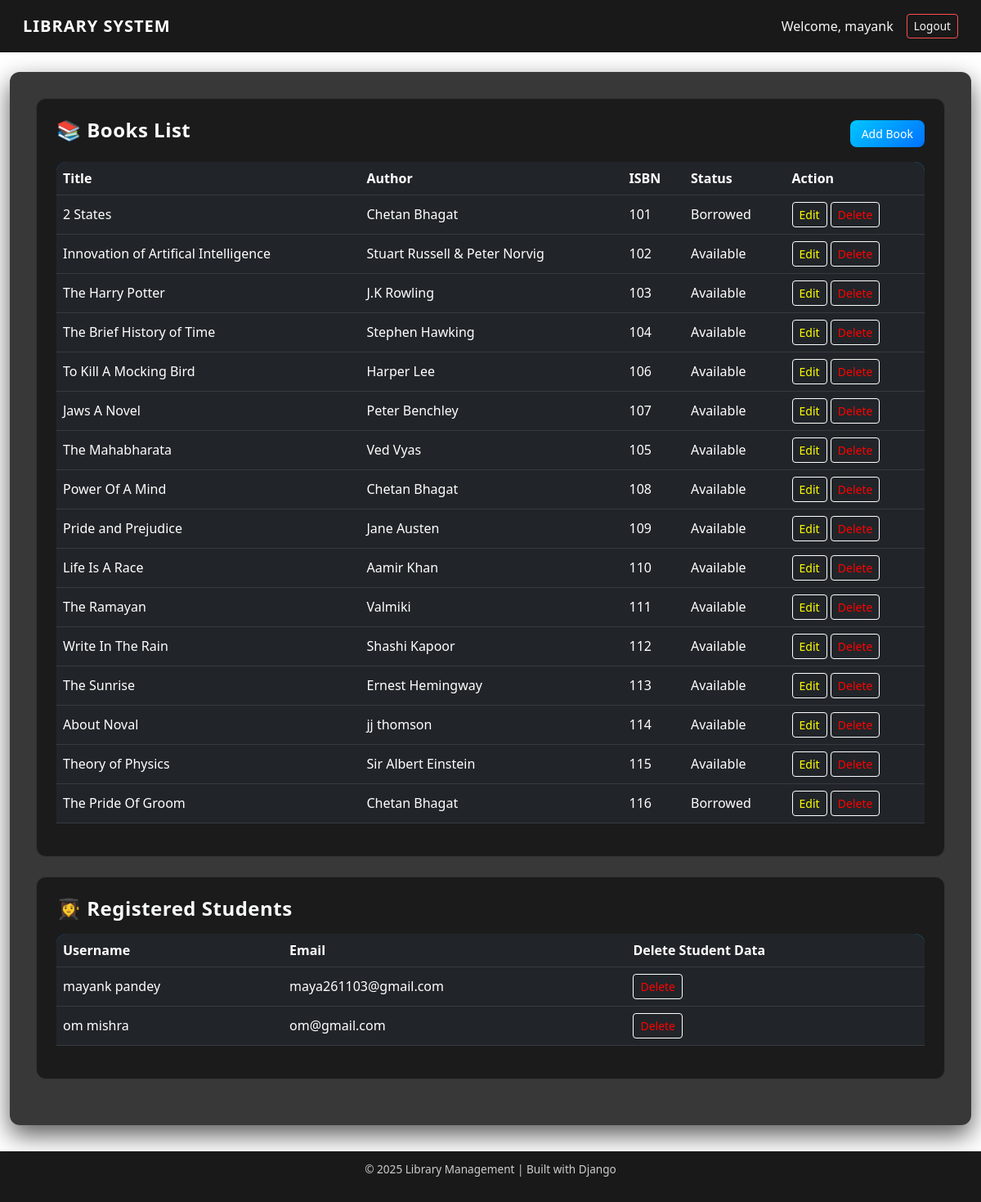
The app's page /admin-dashboard/ (signed in), older data.
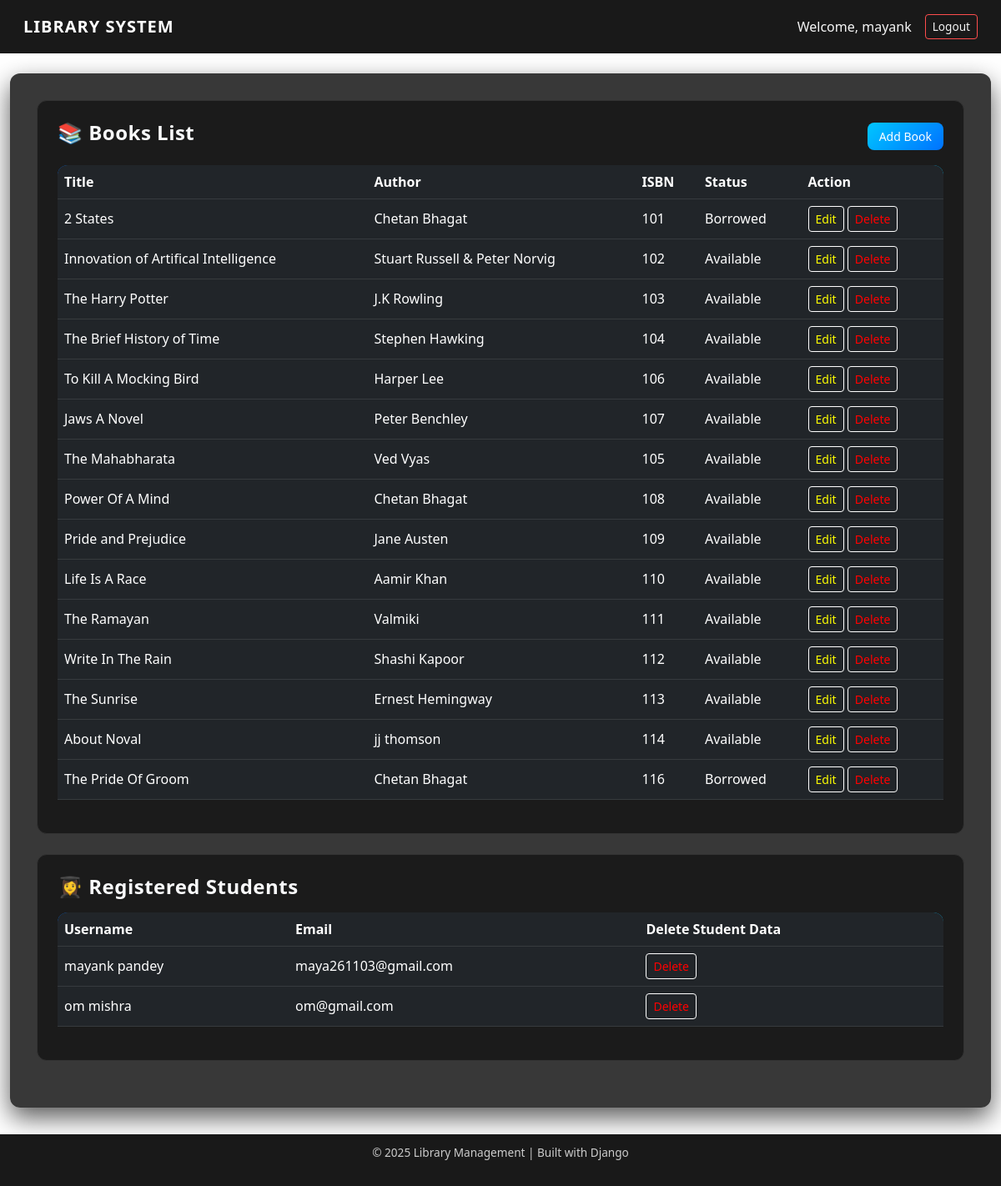
The same page, newer data.
### library/models.py (models this page shows, shortened)
class Book(models.Model):
    title = models.CharField(max_length=200)
    author = models.CharField(max_length=100)
    isbn = models.CharField(max_length=13, unique=True)
    status = models.BooleanField(default=True)
    added_date = models.DateTimeField(auto_now_add=True)
    image = models.CharField(max_length=100, blank=True, null=True)

class User(AbstractUser):
    is_admin = models.BooleanField(default=False)
    is_student = models.BooleanField(default=False)

### library/views.py (the view)
# urls.py: path('admin-dashboard/', views.admin_dashboard, name='admin_dashboard'),
@login_required
def admin_dashboard(request):
    if not request.user.is_admin:
        return redirect('home')
    books = Book.objects.all()
    students = User.objects.filter(is_student=True)  # ✅ All registered students
    return render(request, 'admin/admin_dashboard.html', {'books': books, 'students': students})

### library/templates/admin/admin_dashboard.html (shortened to what this page needs)
{% extends 'base.html' %}
{% block content %}
<div class="card p-4 mb-4 custom-card">
    <div class="d-flex justify-content-between align-items-center mb-3">
        <h4 class="text-light">📚 Books List</h4>
        <a href="{% url 'add_book' %}" class="btn btn-glow btn-sm" style="text-decoration: none;">Add Book</a>
    </div>
    <div class="table-responsive">
        <table class="table table-dark table-hover align-middle custom-table">
            <thead>
                <tr>
                    <th>Title</th>
                    <th>Author</th>
                    <th>ISBN</th>
                    <th>Status</th>
                    <th>Action</th>
                </tr>
            </thead>
            <tbody>
                {% for book in books %}
                <tr>
                    <td>{{ book.title }}</td>
                    <td>{{ book.author }}</td>
                    <td>{{ book.isbn }}</td>
                    <td>{{ book.status|yesno:"Available,Borrowed" }}</td>
                    <td>
                        <a href="{% url 'update_book' book.id %}" class="btn btn-glow-warning btn-sm" style="text-decoration: none; color: yellow; border: 1px solid white;">Edit</a>
                        <a href="{% url 'delete_book' book.id %}" class="btn btn-glow-danger btn-sm" style="text-decoration: none; color: red; border: 1px solid white;">Delete</a>
                    </td>
                </tr>
                {% endfor %}
            </tbody>
        </table>
    </div>
</div>
<div class="card p-4 mb-4 custom-card">
    <h4 class="text-light mb-3">👩‍🎓 Registered Students</h4>
    <div class="table-responsive">
        <table class="table table-dark table-hover align-middle custom-table">
            <thead>
                <tr>
                    <th>Username</th>
                    <th>Email</th>
                    <th>Delete Student Data</th>
                </tr>
            </thead>
            <tbody>
                {% for student in students %}
                <tr>
                    <td>{{ student.username }}</td>
                    <td>{{ student.email }}</td>
                    <td>
                        <a href="{% url 'delete_student' student.id %}"
                           class="btn btn-glow-danger btn-sm" style="text-decoration: none; color: red; border: 1px solid white;">Delete</a>
                    </td>
                </tr>
                {% empty %}
                <tr>
                    <td colspan="3" class="text-center text-muted">No students registered</td>
                </tr>
                {% endfor %}
            </tbody>
        </table>
    </div>
</div>
{% endblock %}

Row changes from the older to the newer data that the page shows:
removed Book: title "Theory of Physics", author "Sir Albert Einstein", isbn "115", status "Available"
